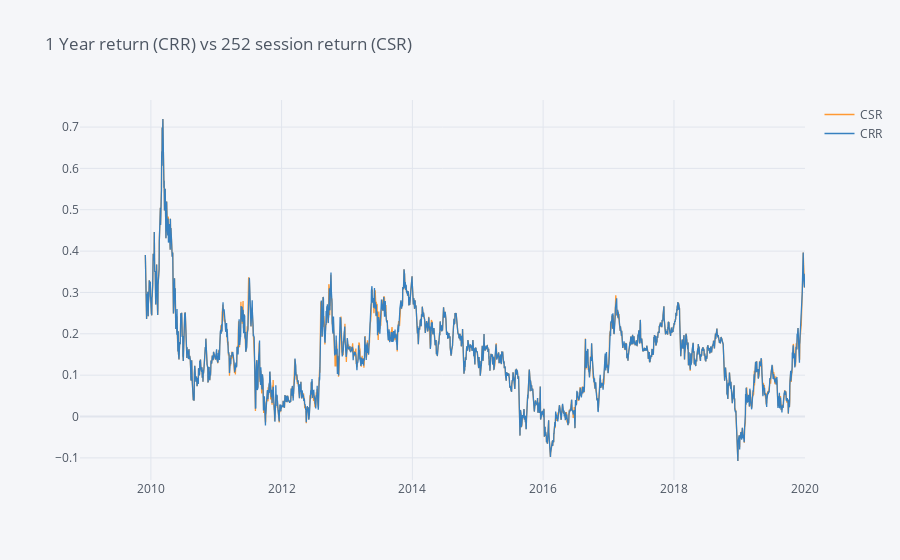

The notebook cell saved with this chart:
### Code cell
Returns = pa.merge_time_series(CSR, CRR)
Returns.iplot(title='1 Year return (CRR) vs 252 session return (CSR)')

### Figure 1 — Plotly figure (JSON) as saved in the notebook; plotly's stock layout.template omitted (floating-point values rounded to 4 significant figures; data arrays with more than 128 entries replaced by an {"elided": "..."} marker saying what was removed)
{"data": [{"line": {"color": "rgba(255, 153, 51, 1.0)", "dash": "solid", "shape": "linear", "width": 1.3}, "mode": "lines", "name": "CSR", "text": "", "type": "scatter", "x": {"elided": "2792 str values"}, "y": {"elided": "2792 mixed values"}}, {"line": {"color": "rgba(55, 128, 191, 1.0)", "dash": "solid", "shape": "linear", "width": 1.3}, "mode": "lines", "name": "CRR", "text": "", "type": "scatter", "x": {"elided": "2792 str values"}, "y": {"elided": "2792 mixed values"}}], "layout": {"autosize": true, "legend": {"bgcolor": "#F5F6F9", "font": {"color": "#4D5663"}}, "paper_bgcolor": "#F5F6F9", "plot_bgcolor": "#F5F6F9", "title": {"font": {"color": "#4D5663"}, "text": "1 Year return (CRR) vs 252 session return (CSR)"}, "xaxis": {"autorange": true, "gridcolor": "#E1E5ED", "range": ["2008-12-01", "2020-01-03"], "showgrid": true, "tickfont": {"color": "#4D5663"}, "title": {"font": {"color": "#4D5663"}, "text": ""}, "type": "date", "zerolinecolor": "#E1E5ED"}, "yaxis": {"autorange": true, "gridcolor": "#E1E5ED", "range": [-0.1535, 0.7654], "showgrid": true, "tickfont": {"color": "#4D5663"}, "title": {"font": {"color": "#4D5663"}, "text": ""}, "type": "linear", "zerolinecolor": "#E1E5ED"}}}
